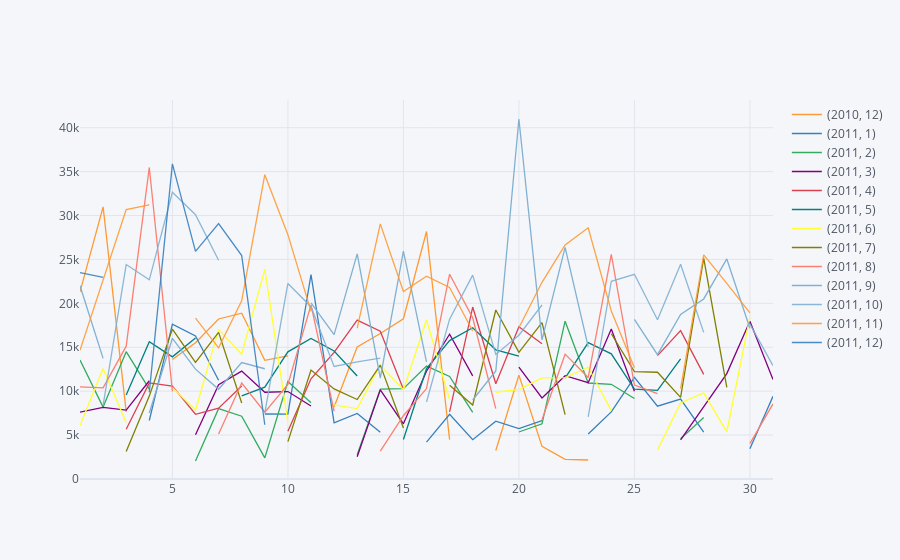

Source (notebook cell):
### Code cell
plot_uk.iplot(kind="line")

### Figure 1 — Plotly figure (JSON) as saved in the notebook; plotly's stock layout.template omitted (floating-point values rounded to 4 significant figures)
{"data": [{"line": {"color": "rgba(255, 153, 51, 1.0)", "dash": "solid", "shape": "linear", "width": 1.3}, "mode": "lines", "name": "(2010, 12)", "text": "", "type": "scatter", "x": [1, 2, 3, 4, 5, 6, 7, 8, 9, 10, 11, 12, 13, 14, 15, 16, 17, 18, 19, 20, 21, 22, 23, 24, 25, 26, 27, 28, 29, 30, 31], "y": [21308, 30987, 7646, "", 13603, 15515, 18218, 18879, 13506, 14027, "", 8190, 15032, 16570, 18245, 28176, 4488, "", 3247, 11828, 3711, 2232, 2161, "", "", "", "", "", "", "", ""]}, {"line": {"color": "rgba(55, 128, 191, 1.0)", "dash": "solid", "shape": "linear", "width": 1.3}, "mode": "lines", "name": "(2011, 1)", "text": "", "type": "scatter", "x": [1, 2, 3, 4, 5, 6, 7, 8, 9, 10, 11, 12, 13, 14, 15, 16, 17, 18, 19, 20, 21, 22, 23, 24, 25, 26, 27, 28, 29, 30, 31], "y": ["", "", "", 6659, 17635, 16292, 11238, "", 7398, 7377, 23286, 6386, 7464, 5320, "", 4202, 7371, 4480, 6583, 5741, 6657, "", 5115, 7636, 11572, 8293, 9096, 5346, "", 3431, 9417]}, {"line": {"color": "rgba(50, 171, 96, 1.0)", "dash": "solid", "shape": "linear", "width": 1.3}, "mode": "lines", "name": "(2011, 2)", "text": "", "type": "scatter", "x": [1, 2, 3, 4, 5, 6, 7, 8, 9, 10, 11, 12, 13, 14, 15, 16, 17, 18, 19, 20, 21, 22, 23, 24, 25, 26, 27, 28, 29, 30, 31], "y": [13536, 8184, 14502, 10226, "", 2048, 8009, 7152, 2399, 11102, 8678, "", 2756, 10230, 10285, 12861, 11670, 7593, "", 5349, 6277, 17965, 10927, 10782, 9168, "", 4582, 7010, "", "", ""]}, {"line": {"color": "rgba(128, 0, 128, 1.0)", "dash": "solid", "shape": "linear", "width": 1.3}, "mode": "lines", "name": "(2011, 3)", "text": "", "type": "scatter", "x": [1, 2, 3, 4, 5, 6, 7, 8, 9, 10, 11, 12, 13, 14, 15, 16, 17, 18, 19, 20, 21, 22, 23, 24, 25, 26, 27, 28, 29, 30, 31], "y": [7614, 8148, 7842, 11186, "", 5048, 10738, 12288, 9876, 9957, 8304, "", 2539, 10146, 6284, 12273, 16488, 11737, "", 12742, 9227, 11757, 10962, 17072, 9999, "", 4467, 8237, 11997, 17969, 11321]}, {"line": {"color": "rgba(219, 64, 82, 1.0)", "dash": "solid", "shape": "linear", "width": 1.3}, "mode": "lines", "name": "(2011, 4)", "text": "", "type": "scatter", "x": [1, 2, 3, 4, 5, 6, 7, 8, 9, 10, 11, 12, 13, 14, 15, 16, 17, 18, 19, 20, 21, 22, 23, 24, 25, 26, 27, 28, 29, 30, 31], "y": [17149, "", 5667, 10937, 10564, 7370, 8055, 10596, "", 5442, 11401, 14417, 18084, 16835, 10205, "", 7630, 19578, 10839, 17324, 15392, "", "", "", "", 14047, 16899, 11915, "", "", ""]}, {"line": {"color": "rgba(0, 128, 128, 1.0)", "dash": "solid", "shape": "linear", "width": 1.3}, "mode": "lines", "name": "(2011, 5)", "text": "", "type": "scatter", "x": [1, 2, 3, 4, 5, 6, 7, 8, 9, 10, 11, 12, 13, 14, 15, 16, 17, 18, 19, 20, 21, 22, 23, 24, 25, 26, 27, 28, 29, 30, 31], "y": [3172, "", 9566, 15624, 13906, 16057, "", 9476, 10451, 14477, 15995, 14576, 11722, "", 4489, 12578, 15759, 17217, 14708, 13985, "", 11483, 15527, 14247, 10239, 10097, 13686, "", 3866, "", 8900]}, {"line": {"color": "rgba(255, 255, 51, 1.0)", "dash": "solid", "shape": "linear", "width": 1.3}, "mode": "lines", "name": "(2011, 6)", "text": "", "type": "scatter", "x": [1, 2, 3, 4, 5, 6, 7, 8, 9, 10, 11, 12, 13, 14, 15, 16, 17, 18, 19, 20, 21, 22, 23, 24, 25, 26, 27, 28, 29, 30, 31], "y": [6091, 12587, 6429, "", 10412, 7826, 17033, 14208, 23895, 6435, "", 8427, 8017, 12971, 10162, 18126, 9045, "", 9876, 10204, 11520, 11551, 12725, 7787, "", 3314, 8651, 9806, 5362, 18471, ""]}, {"line": {"color": "rgba(128, 128, 0, 1.0)", "dash": "solid", "shape": "linear", "width": 1.3}, "mode": "lines", "name": "(2011, 7)", "text": "", "type": "scatter", "x": [1, 2, 3, 4, 5, 6, 7, 8, 9, 10, 11, 12, 13, 14, 15, 16, 17, 18, 19, 20, 21, 22, 23, 24, 25, 26, 27, 28, 29, 30, 31], "y": [6078, "", 3117, 9438, 17063, 13285, 16694, 8657, "", 4251, 12406, 10256, 9050, 12967, 5811, "", 10677, 8428, 19242, 14412, 17799, 7321, "", 16535, 12225, 12153, 9292, 25137, 10430, "", 10776]}, {"line": {"color": "rgba(251, 128, 114, 1.0)", "dash": "solid", "shape": "linear", "width": 1.3}, "mode": "lines", "name": "(2011, 8)", "text": "", "type": "scatter", "x": [1, 2, 3, 4, 5, 6, 7, 8, 9, 10, 11, 12, 13, 14, 15, 16, 17, 18, 19, 20, 21, 22, 23, 24, 25, 26, 27, 28, 29, 30, 31], "y": [10484, 10371, 15124, 35474, 9982, "", 5125, 10931, 7606, 10756, 19827, 7714, "", 3177, 7203, 10297, 23314, 18347, 8003, "", 6754, 14214, 11555, 25572, 10687, 9713, "", 5974, "", 4032, 8555]}, {"line": {"color": "rgba(128, 177, 211, 1.0)", "dash": "solid", "shape": "linear", "width": 1.3}, "mode": "lines", "name": "(2011, 9)", "text": "", "type": "scatter", "x": [1, 2, 3, 4, 5, 6, 7, 8, 9, 10, 11, 12, 13, 14, 15, 16, 17, 18, 19, 20, 21, 22, 23, 24, 25, 26, 27, 28, 29, 30, 31], "y": [22003, 13732, "", 7516, 16021, 12504, 10216, 13258, 12552, "", 20050, 16438, 25634, 11481, 25940, 13326, "", 8993, 12299, 40991, 15845, 26367, 15068, "", 18174, 14156, 18732, 20501, 25058, 17161, ""]}, {"line": {"color": "rgba(128, 177, 211, 0.8999999999999999)", "dash": "solid", "shape": "linear", "width": 1.3}, "mode": "lines", "name": "(2011, 10)", "text": "", "type": "scatter", "x": [1, 2, 3, 4, 5, 6, 7, 8, 9, 10, 11, 12, 13, 14, 15, 16, 17, 18, 19, 20, 21, 22, 23, 24, 25, 26, 27, 28, 29, 30, 31], "y": ["", 8375, 24420, 22678, 32641, 30096, 24915, "", 7534, 22265, 19616, 12818, 13339, 13765, "", 8769, 18202, 23217, 14186, 16369, 19813, "", 7071, 22515, 23310, 18131, 24455, 16692, "", 17631, 12904]}, {"line": {"color": "rgba(255, 153, 51, 0.8999999999999999)", "dash": "solid", "shape": "linear", "width": 1.3}, "mode": "lines", "name": "(2011, 11)", "text": "", "type": "scatter", "x": [1, 2, 3, 4, 5, 6, 7, 8, 9, 10, 11, 12, 13, 14, 15, 16, 17, 18, 19, 20, 21, 22, 23, 24, 25, 26, 27, 28, 29, 30, 31], "y": [14648, 22681, 30681, 31205, "", 18327, 14935, 20283, 34651, 27821, 19085, "", 17174, 29048, 21351, 23089, 21814, 16858, "", 17217, 22395, 26659, 28608, 19132, 12655, "", 10291, 25525, 22276, 18910, ""]}, {"line": {"color": "rgba(55, 128, 191, 0.8999999999999999)", "dash": "solid", "shape": "linear", "width": 1.3}, "mode": "lines", "name": "(2011, 12)", "text": "", "type": "scatter", "x": [1, 2, 3, 4, 5, 6, 7, 8, 9, 10, 11, 12, 13, 14, 15, 16, 17, 18, 19, 20, 21, 22, 23, 24, 25, 26, 27, 28, 29, 30, 31], "y": [23502, 22960, "", 9855, 35874, 25909, 29078, 25441, 6172, "", "", "", "", "", "", "", "", "", "", "", "", "", "", "", "", "", "", "", "", "", ""]}], "layout": {"legend": {"bgcolor": "#F5F6F9", "font": {"color": "#4D5663"}}, "paper_bgcolor": "#F5F6F9", "plot_bgcolor": "#F5F6F9", "title": {"font": {"color": "#4D5663"}}, "xaxis": {"gridcolor": "#E1E5ED", "showgrid": true, "tickfont": {"color": "#4D5663"}, "title": {"font": {"color": "#4D5663"}, "text": ""}, "zerolinecolor": "#E1E5ED"}, "yaxis": {"gridcolor": "#E1E5ED", "showgrid": true, "tickfont": {"color": "#4D5663"}, "title": {"font": {"color": "#4D5663"}, "text": ""}, "zerolinecolor": "#E1E5ED"}}}
